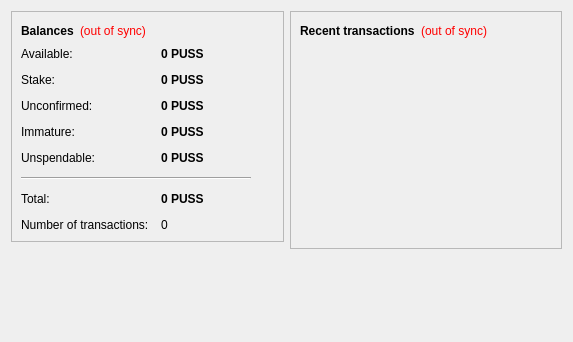
<?xml version="1.0" encoding="UTF-8"?>
<ui version="4.0">
 <class>OverviewPage</class>
 <widget class="QWidget" name="OverviewPage">
  <property name="geometry">
   <rect>
    <x>0</x>
    <y>0</y>
    <width>573</width>
    <height>342</height>
   </rect>
  </property>
  <property name="windowTitle">
   <string>Form</string>
  </property>
  <layout class="QHBoxLayout" name="horizontalLayout" stretch="1,1">
   <item>
    <layout class="QVBoxLayout" name="verticalLayout_2">
     <item>
      <widget class="QFrame" name="frame">
       <property name="frameShape">
        <enum>QFrame::StyledPanel</enum>
       </property>
       <property name="frameShadow">
        <enum>QFrame::Raised</enum>
       </property>
       <layout class="QVBoxLayout" name="verticalLayout_4">
        <item>
         <layout class="QHBoxLayout" name="horizontalLayout_4">
          <item>
           <widget class="QLabel" name="label_5">
            <property name="font">
             <font>
              <weight>75</weight>
              <bold>true</bold>
             </font>
            </property>
            <property name="text">
             <string>Balances</string>
            </property>
           </widget>
          </item>
          <item>
           <widget class="QLabel" name="labelWalletStatus">
            <property name="toolTip">
             <string>The displayed information may be out of date. Your wallet automatically synchronizes with the SourPuss network after a connection is established, but this process has not completed yet.</string>
            </property>
            <property name="styleSheet">
             <string notr="true">QLabel { color: red; }</string>
            </property>
            <property name="text">
             <string notr="true">(out of sync)</string>
            </property>
            <property name="alignment">
             <set>Qt::AlignLeading|Qt::AlignLeft|Qt::AlignVCenter</set>
            </property>
           </widget>
          </item>
          <item>
           <spacer name="horizontalSpacer_2">
            <property name="orientation">
             <enum>Qt::Horizontal</enum>
            </property>
            <property name="sizeHint" stdset="0">
             <size>
              <width>40</width>
              <height>20</height>
             </size>
            </property>
           </spacer>
          </item>
         </layout>
        </item>
        <item>
         <layout class="QFormLayout" name="formLayout_2">
          <property name="fieldGrowthPolicy">
           <enum>QFormLayout::AllNonFixedFieldsGrow</enum>
          </property>
          <property name="horizontalSpacing">
           <number>12</number>
          </property>
          <property name="verticalSpacing">
           <number>12</number>
          </property>
          <item row="0" column="0">
           <widget class="QLabel" name="labelAvailableText">
            <property name="toolTip">
             <string>Your current available balance</string>
            </property>
            <property name="text">
             <string>Available:</string>
            </property>
           </widget>
          </item>
          <item row="0" column="1">
           <widget class="QLabel" name="labelAvailable">
            <property name="font">
             <font>
              <weight>75</weight>
              <bold>true</bold>
             </font>
            </property>
            <property name="cursor">
             <cursorShape>IBeamCursor</cursorShape>
            </property>
            <property name="toolTip">
             <string>Your current available balance</string>
            </property>
            <property name="text">
             <string notr="true">0 PUSS</string>
            </property>
            <property name="alignment">
             <set>Qt::AlignLeading|Qt::AlignLeft|Qt::AlignVCenter</set>
            </property>
            <property name="textInteractionFlags">
             <set>Qt::LinksAccessibleByMouse|Qt::TextSelectableByKeyboard|Qt::TextSelectableByMouse</set>
            </property>
           </widget>
          </item>
          <item row="1" column="0">
           <widget class="QLabel" name="label_6">
            <property name="toolTip">
             <string>Total of coins that was staked, and do not yet count toward the current balance</string>
            </property>
            <property name="text">
             <string>Stake:</string>
            </property>
           </widget>
          </item>
          <item row="1" column="1">
           <widget class="QLabel" name="labelStake">
            <property name="font">
             <font>
              <weight>75</weight>
              <bold>true</bold>
             </font>
            </property>
            <property name="cursor">
             <cursorShape>IBeamCursor</cursorShape>
            </property>
            <property name="toolTip">
             <string>Total of coins that was staked, and do not yet count toward the current balance</string>
            </property>
            <property name="text">
             <string notr="true">0 PUSS</string>
            </property>
            <property name="alignment">
             <set>Qt::AlignLeading|Qt::AlignLeft|Qt::AlignVCenter</set>
            </property>
            <property name="textInteractionFlags">
             <set>Qt::LinksAccessibleByMouse|Qt::TextSelectableByKeyboard|Qt::TextSelectableByMouse</set>
            </property>
           </widget>
          </item>
          <item row="2" column="0">
           <widget class="QLabel" name="label_3">
            <property name="toolTip">
             <string>Total of transactions that have yet to be confirmed, and do not yet count toward the current balance</string>
            </property>
            <property name="text">
             <string>Unconfirmed:</string>
            </property>
           </widget>
          </item>
          <item row="2" column="1">
           <widget class="QLabel" name="labelUnconfirmed">
            <property name="font">
             <font>
              <weight>75</weight>
              <bold>true</bold>
             </font>
            </property>
            <property name="cursor">
             <cursorShape>IBeamCursor</cursorShape>
            </property>
            <property name="toolTip">
             <string>Total of transactions that have yet to be confirmed, and do not yet count toward the current balance</string>
            </property>
            <property name="text">
             <string notr="true">0 PUSS</string>
            </property>
            <property name="alignment">
             <set>Qt::AlignLeading|Qt::AlignLeft|Qt::AlignVCenter</set>
            </property>
            <property name="textInteractionFlags">
             <set>Qt::LinksAccessibleByMouse|Qt::TextSelectableByKeyboard|Qt::TextSelectableByMouse</set>
            </property>
           </widget>
          </item>
          <item row="3" column="0">
           <widget class="QLabel" name="labelImmatureText">
            <property name="toolTip">
             <string>Mined balance that has not yet matured</string>
            </property>
            <property name="text">
             <string>Immature:</string>
            </property>
           </widget>
          </item>
          <item row="3" column="1">
           <widget class="QLabel" name="labelImmature">
            <property name="font">
             <font>
              <weight>75</weight>
              <bold>true</bold>
             </font>
            </property>
            <property name="toolTip">
             <string>Mined balance that has not yet matured</string>
            </property>
            <property name="text">
             <string notr="true">0 PUSS</string>
            </property>
            <property name="alignment">
             <set>Qt::AlignLeading|Qt::AlignLeft|Qt::AlignVCenter</set>
            </property>
            <property name="textInteractionFlags">
             <set>Qt::LinksAccessibleByMouse|Qt::TextSelectableByKeyboard|Qt::TextSelectableByMouse</set>
            </property>
           </widget>
          </item>
          <item row="4" column="0">
           <widget class="QLabel" name="labelBalanceWatchOnlyText">
            <property name="toolTip">
             <string>Your unspendable balance</string>
            </property>
            <property name="text">
             <string>Unspendable:</string>
            </property>
           </widget>
          </item>
          <item row="4" column="1">
           <widget class="QLabel" name="labelBalanceWatchOnly">
            <property name="font">
             <font>
              <weight>75</weight>
              <bold>true</bold>
             </font>
            </property>
            <property name="cursor">
             <cursorShape>IBeamCursor</cursorShape>
            </property>
            <property name="toolTip">
             <string>Your unspendable balance</string>
            </property>
            <property name="text">
             <string notr="true">0 PUSS</string>
            </property>
            <property name="alignment">
             <set>Qt::AlignLeading|Qt::AlignLeft|Qt::AlignVCenter</set>
            </property>
            <property name="textInteractionFlags">
             <set>Qt::LinksAccessibleByMouse|Qt::TextSelectableByKeyboard|Qt::TextSelectableByMouse</set>
            </property>
           </widget>
          </item>
          <item row="5" column="0" colspan="2">
           <widget class="Line" name="line">
            <property name="maximumSize">
             <size>
              <width>230</width>
              <height>16777215</height>
             </size>
            </property>
            <property name="orientation">
             <enum>Qt::Horizontal</enum>
            </property>
           </widget>
          </item>
          <item row="6" column="0">
           <widget class="QLabel" name="labelTotalText">
            <property name="toolTip">
             <string>Your current total balance</string>
            </property>
            <property name="text">
             <string>Total:</string>
            </property>
           </widget>
          </item>
          <item row="6" column="1">
           <widget class="QLabel" name="labelTotal">
            <property name="font">
             <font>
              <weight>75</weight>
              <bold>true</bold>
             </font>
            </property>
            <property name="toolTip">
             <string>Your current total balance</string>
            </property>
            <property name="text">
             <string notr="true">0 PUSS</string>
            </property>
            <property name="alignment">
             <set>Qt::AlignLeading|Qt::AlignLeft|Qt::AlignVCenter</set>
            </property>
            <property name="textInteractionFlags">
             <set>Qt::LinksAccessibleByMouse|Qt::TextSelectableByKeyboard|Qt::TextSelectableByMouse</set>
            </property>
           </widget>
          </item>
          <item row="7" column="0">
           <widget class="QLabel" name="label_2">
            <property name="toolTip">
             <string>Total number of transactions in wallet</string>
            </property>
            <property name="text">
             <string>Number of transactions:</string>
            </property>
           </widget>
          </item>
          <item row="7" column="1">
           <widget class="QLabel" name="labelNumTransactions">
            <property name="toolTip">
             <string>Total number of transactions in wallet</string>
            </property>
            <property name="text">
             <string notr="true">0</string>
            </property>
           </widget>
          </item>
         </layout>
        </item>
       </layout>
      </widget>
     </item>
     <item>
      <spacer name="verticalSpacer">
       <property name="orientation">
        <enum>Qt::Vertical</enum>
       </property>
       <property name="sizeHint" stdset="0">
        <size>
         <width>20</width>
         <height>40</height>
        </size>
       </property>
      </spacer>
     </item>
    </layout>
   </item>
   <item>
    <layout class="QVBoxLayout" name="verticalLayout_3">
     <item>
      <widget class="QFrame" name="frame_2">
       <property name="frameShape">
        <enum>QFrame::StyledPanel</enum>
       </property>
       <property name="frameShadow">
        <enum>QFrame::Raised</enum>
       </property>
       <layout class="QVBoxLayout" name="verticalLayout">
        <item>
         <layout class="QHBoxLayout" name="horizontalLayout_2">
          <item>
           <widget class="QLabel" name="label_4">
            <property name="text">
             <string>&lt;b&gt;Recent transactions&lt;/b&gt;</string>
            </property>
           </widget>
          </item>
          <item>
           <widget class="QLabel" name="labelTransactionsStatus">
            <property name="toolTip">
             <string>The displayed information may be out of date. Your wallet automatically synchronizes with the SourPuss network after a connection is established, but this process has not completed yet.</string>
            </property>
            <property name="styleSheet">
             <string notr="true">QLabel { color: red; }</string>
            </property>
            <property name="text">
             <string notr="true">(out of sync)</string>
            </property>
            <property name="alignment">
             <set>Qt::AlignRight|Qt::AlignTrailing|Qt::AlignVCenter</set>
            </property>
           </widget>
          </item>
          <item>
           <spacer name="horizontalSpacer">
            <property name="orientation">
             <enum>Qt::Horizontal</enum>
            </property>
            <property name="sizeHint" stdset="0">
             <size>
              <width>40</width>
              <height>20</height>
             </size>
            </property>
           </spacer>
          </item>
         </layout>
        </item>
        <item>
         <widget class="QListView" name="listTransactions">
          <property name="styleSheet">
           <string notr="true">QListView { background: transparent; }</string>
          </property>
          <property name="frameShape">
           <enum>QFrame::NoFrame</enum>
          </property>
          <property name="verticalScrollBarPolicy">
           <enum>Qt::ScrollBarAlwaysOff</enum>
          </property>
          <property name="horizontalScrollBarPolicy">
           <enum>Qt::ScrollBarAlwaysOff</enum>
          </property>
          <property name="selectionMode">
           <enum>QAbstractItemView::NoSelection</enum>
          </property>
         </widget>
        </item>
       </layout>
      </widget>
     </item>
     <item>
      <spacer name="verticalSpacer_2">
       <property name="orientation">
        <enum>Qt::Vertical</enum>
       </property>
       <property name="sizeHint" stdset="0">
        <size>
         <width>20</width>
         <height>40</height>
        </size>
       </property>
      </spacer>
     </item>
    </layout>
   </item>
  </layout>
 </widget>
 <resources/>
 <connections/>
</ui>
